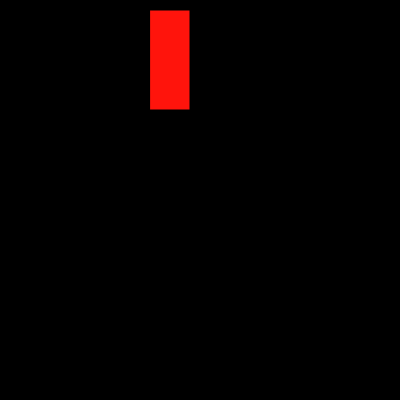
Frame 1 (no input)
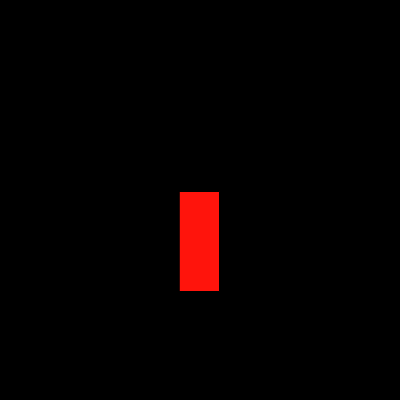
Frame 60 (no input)
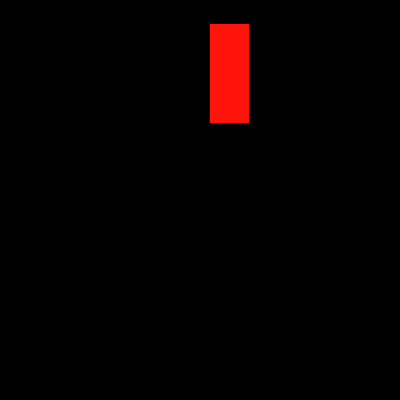
Frame 120 (the mouse pressed at the canvas centre since frame 60)

The p5.js sketch that drew these frames (run headless with seeded random() and noise() and a simulated clock; from frame 60 on, the mouse is pressed at the canvas centre):

// p5.js sketch
// ── sketch.js
//posición de vértice principal de cuadrado, dirección y velocidad (i)
var x = 150;
var y=10;
var ancho=40;
var alto= 100;
var dirx=1;
var i= 3;

var posx=200;
var posy=200;
var r=20;
var j=5;
var col=100;
var trans=255;
var col2=25;
var t=0;
var posx1=200;
var posy1=10;
var r1=20;

var hor=10;
var vert=200;
var crec1=20;
var crec2=30;
var crec3=40;
var crec4=50;
var crec5=60;
var xx=10;
var yy=0;
var l=0.5;
var rec=3;

var y2=200;
var x2=200;
var relleno=10;
var k=2;
var alargue=10;



function setup() { 
  createCanvas(400, 400);

} 

function draw() {
    var milisc= millis();
  //se dibuja el fondo
  background(0,0,0);
  
  fill(255,20,12);
  rect(x,y,ancho,alto);
  x=x+dirx*0.5;

  y=y+5*i;
 //se mueve hacia abajo y luego de devuelve
 if(y>200)
 {
  
   i=-i;
  
 }
  if(y<20)
  {
    i=i*-1; 
  }  
    y=y+0.5*i;
  if(y>300)
  {
    y=100;
  }
  
  //siga x moviéndose infinitamente
  
  if(x>=400)
  {
    x=-10;
    y=y+100;
  }
  //número de RGB
     col=-col+1;
  
        if(milisc>20000 && milisc<30000)
  
  {
    //aumento del ancho
 y=250;
    x=0;
    ancho=ancho+10;
   
  }

  if(milisc>4000 && milisc<20000)
  
  {
 //cambia el color y el tamaño del círculo
    fill(10+col, 100- col, col, trans);
    col=col+20;
    trans=trans-1;
     ellipse(  posx, posy, r);
    r=r+25;
    if(r>180)
    {
      r=-r;
    }
    
    if(col<20 && col>150)
    {
      col=-10*col;
    }
 
    

    
  }
  //un tirángulo se agranda al tamaño de la pantalla (más)
  
  if(milisc>25001 && milisc<30000)
  {
    fill(col2,0,col2-5,t);
    col2=col2+t;
    t=t+5;
    triangle(hor+crec1,vert+crec2,hor,vert-crec4,hor+crec5,vert+crec3)
    crec1=crec1-10;
    crec2=crec2+100;
    crec3=crec3+15;
    crec4=crec4+40;
    crec5=crec5+50;
  }
  // aparecen mucho círculos rápidamente en el canvas
  if(milisc>5000 && milisc<5050)
  {
    fill(255,10,10);
    ellipse(10,10,50);
  }
  
    else if(milisc>5200 && milisc<5250)
  {
    fill(10,255,10);
    ellipse(20,100,80);
  }
  
    if(milisc>5300 && milisc<5350)
  {
    fill(255,10,255);
    ellipse(200,40,50);
  }
  
    if(milisc>5400 && milisc<5450)
  {
    fill(255,255,10);
    ellipse(300,100,30);
  } 
    else if(milisc>5500 && milisc<5550)
  {
    fill(0,255,100);
    ellipse(200,300,20);
  }
  
    if(milisc>5600 && milisc<5650)
  {
    fill(255,255,255);
    ellipse(200,300,100);
  }
  // paparecen varía lineas paralelas en la parte superior de la pantalla
      if(milisc>5700 && milisc<8000)
  {
    for(var c=1; c<255; c=c+10)
    {
      c=c*2*j;
    }
    if(c>=255)
    {
      c=10;
    }
    fill(c,0,c+10);
    line(200,300,100);
    }
  
  //las líneas aumenta
 if (milisc>5900 && milisc<7000)
 {
   stroke(255,255,255);
   strokeWeight(1+l);
  
   line(xx,yy,xx,yy+100)
   
 }
   if (milisc>6000 && milisc<6500)
 {
   stroke(255,255,255);
   strokeWeight(1+l);
  
   line(xx+30,yy,xx+30,yy+100)
   
 }
  
     if (milisc>7500 && milisc<8500)
 {
   stroke(255,255,255);
   strokeWeight(1+l);
  
   line(xx+90,yy,xx+90,yy+100)
   
 }
  
       if (milisc>8500 && milisc<9500)
 {
   stroke(255,255,255);
   strokeWeight(1+l);
  
   line(xx+120,yy,xx+120,yy+100)
   
 }
  
       if (milisc>9500 && milisc<10500)
 {
   stroke(255,255,255);
 
   line(xx+120,yy,xx+120,yy+100)
   
 }
  
         if (milisc>10500 && milisc<11500)
 {
   stroke(255,255,255);
 
   line(xx+150,yy,xx+150,yy+100)
   
 }
  
           if (milisc>11500 && milisc<12500)
 {
   stroke(255,255,255);
 
   line(xx+200,yy,xx+200,yy+100)
   
 }
  
             if (milisc>12500 && milisc<13500)
 {
   stroke(255,255,255);
 
   line(xx+240,yy,xx+240,yy+100)
   
 }
  
    
             if (milisc>13500 && milisc<14500)
 {
   stroke(255,255,255);
 
   line(xx+280,yy,xx+280,yy+100)
   
 }
  
               if (milisc>14500 && milisc<15500)
 {
   stroke(255,255,255);
 
   line(xx+330,yy,xx+330,yy+100)
   
 }
 
  
   if (milisc>12000 && milisc<19000)
 {
   line(xx+50,yy,xx+50,yy+100)
     stroke(255,255,255);
   strokeWeight(1+l);
    l=l+1;
   //el cuadrado aumenta de ancho
   
          if(milisc>20050 && milisc<24000)
  
  {
 y=0;
    x=0;
    ancho=ancho+10;
   
  }
   
 }
  
  //aparecen varias líneas espaciadas entre ellas
  
    if (milisc>17000 && milisc<20000)
  {
  
    for(var espacio=1; espacio <= 400; espacio= espacio + 10)
    {
      stroke(0,255,255);
      strokeWeight(2.5);
      line(2,espacio,alargue+20, espacio);
      alargue=alargue+10;
    }
      
  
  }
  //aparece un cuadrado en medio de la pantalla
  
  if( milisc>20000)
  {
    fill(255,30,0);
    noStroke();
    rect(0,0,400,100-rec);
    
    rec=rec+5;
    
  }
  //dentro del cuadrado aparecen muchos pequeños
               if (milisc>9550 && milisc<17000)
 {
   noStroke();
   fill(255,0,255);
 
   rect(x2, y2, 100, 100);
   
   
 }
    
               if (milisc>10000 && milisc<17000)
 {
   noStroke();
   fill(0,245,0);
 
   rect(x2, y2, 50, 50);
   
   
 }
  
                 if (milisc>10550 && milisc<17000)
 {
   noStroke();
   fill(255,245,255);
 
   rect(x2, y2, 25, 25);
   
   
 }
  
                   if (milisc>11000 && milisc<17000)
 {
   noStroke();
   fill(255,20,0);
 
   rect(x2, y2, 17, 17);
   
   
 }
  
                     if (milisc>11550 && milisc<17000)
 {
   noStroke();
   fill(20,245,0);
 
   rect(x2, y2, 9, 9);
   
   
 }
  
                       if (milisc>12550 && milisc<20000)
 {
   noStroke();
   fill(255,245,255);
 
   rect(x2, y2, 4, 4);
   
   
 }

    
  //el fondo cambia muy rápido a varios colores
  if(milisc>13000 && milisc<17000)
  {
     background(relleno*k,relleno + 10*k, relleno,190);
    k=-k+0.1;
    relleno=relleno+1;
    if(relleno>255 || relleno<0)
    {
      relleno=100;
      k=2;
    }
  
  } 
} 
